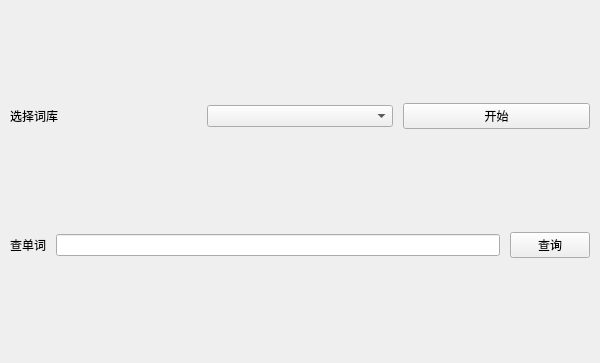
<?xml version="1.0" encoding="UTF-8"?>
<ui version="4.0">
 <class>MainWindow</class>
 <widget class="QMainWindow" name="MainWindow">
  <property name="geometry">
   <rect>
    <x>0</x>
    <y>0</y>
    <width>600</width>
    <height>363</height>
   </rect>
  </property>
  <property name="windowTitle">
   <string>弹窗背单词</string>
  </property>
  <widget class="QWidget" name="centralwidget">
   <layout class="QVBoxLayout" name="verticalLayout">
    <property name="spacing">
     <number>10</number>
    </property>
    <property name="leftMargin">
     <number>10</number>
    </property>
    <property name="topMargin">
     <number>10</number>
    </property>
    <property name="rightMargin">
     <number>10</number>
    </property>
    <property name="bottomMargin">
     <number>10</number>
    </property>
    <item>
     <layout class="QHBoxLayout" name="horizontalLayout">
      <property name="spacing">
       <number>10</number>
      </property>
      <item>
       <widget class="QLabel" name="choose_dict_label">
        <property name="text">
         <string>选择词库</string>
        </property>
       </widget>
      </item>
      <item>
       <widget class="QComboBox" name="choose_dict"/>
      </item>
      <item>
       <widget class="QPushButton" name="start_button">
        <property name="text">
         <string>开始</string>
        </property>
       </widget>
      </item>
     </layout>
    </item>
    <item>
     <layout class="QHBoxLayout" name="horizontalLayout_2">
      <item>
       <widget class="QLabel" name="label">
        <property name="text">
         <string>查单词</string>
        </property>
       </widget>
      </item>
      <item>
       <widget class="QLineEdit" name="word_input"/>
      </item>
      <item>
       <widget class="QPushButton" name="search_button">
        <property name="text">
         <string>查询</string>
        </property>
        <property name="shortcut">
         <string>Return</string>
        </property>
       </widget>
      </item>
     </layout>
    </item>
   </layout>
  </widget>
 </widget>
 <resources/>
 <connections/>
</ui>
